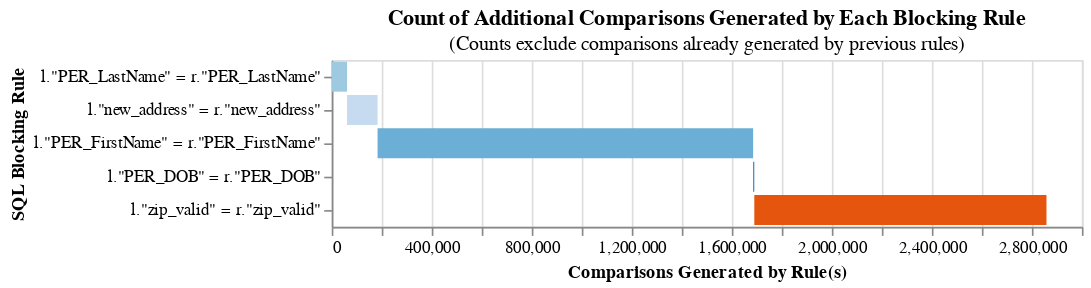

Write notebook code for a chart like this one.
### Code cell
from splink.duckdb.blocking_rule_library import block_on

blocking_rules = [
        block_on("PER_LastName"),
        block_on("new_address"),
        block_on("PER_FirstName"),
        block_on("PER_DOB"),
        block_on("zip_valid")
]
linker.cumulative_num_comparisons_from_blocking_rules_chart(blocking_rules)

### Figure 1 — Vega-Lite specification as saved in the notebook (floating-point values rounded to 4 significant figures)
{"config": {"view": {"continuousWidth": 300, "continuousHeight": 300}}, "data": {"name": "data-c5ee24d8dee26d284203ab0ec17376e2"}, "mark": "bar", "encoding": {"color": {"field": "rule", "legend": null, "scale": {"scheme": "category20c"}}, "order": {"field": "cumulative_rows"}, "tooltip": [{"field": "rule", "title": "SQL Condition", "type": "nominal"}, {"field": "row_count", "format": ",", "title": "Comparisons Generated", "type": "quantitative"}, {"field": "cumulative_rows", "format": ",", "title": "Cumulative Comparisons", "type": "quantitative"}, {"field": "cartesian", "format": ",", "title": "Cartesian Product of Input Data", "type": "quantitative"}, {"field": "reduction_ratio", "title": "Reduction Ratio (cumulative rows/cartesian product)", "type": "nominal"}], "x": {"field": "start", "title": "Comparisons Generated by Rule(s)", "type": "quantitative"}, "x2": {"field": "cumulative_rows"}, "y": {"field": "rule", "sort": ["-x2"], "title": "SQL Blocking Rule"}}, "height": {"step": 20}, "title": {"text": "Count of Additional Comparisons Generated by Each Blocking Rule", "subtitle": "(Counts exclude comparisons already generated by previous rules)"}, "width": 450, "$schema": "https://vega.github.io/schema/vega-lite/v5.9.3.json", "datasets": {"data-c5ee24d8dee26d284203ab0ec17376e2": [{"row_count": 61246, "rule": "l.\"PER_LastName\" = r.\"PER_LastName\"", "cumulative_rows": 61246, "cartesian": 49995000, "reduction_ratio": "The rolling reduction ratio with your given blocking rule(s) is 0.998775. This represents the reduction in the total number of comparisons due to your rule(s).", "start": 0}, {"row_count": 122095, "rule": "l.\"new_address\" = r.\"new_address\"", "cumulative_rows": 183341, "cartesian": 49995000, "reduction_ratio": "The rolling reduction ratio with your given blocking rule(s) is 0.996333. This represents the reduction in the total number of comparisons due to your rule(s).", "start": 61246}, {"row_count": 1501931, "rule": "l.\"PER_FirstName\" = r.\"PER_FirstName\"", "cumulative_rows": 1685272, "cartesian": 49995000, "reduction_ratio": "The rolling reduction ratio with your given blocking rule(s) is 0.966291. This represents the reduction in the total number of comparisons due to your rule(s).", "start": 183341}, {"row_count": 4689, "rule": "l.\"PER_DOB\" = r.\"PER_DOB\"", "cumulative_rows": 1689961, "cartesian": 49995000, "reduction_ratio": "The rolling reduction ratio with your given blocking rule(s) is 0.966197. This represents the reduction in the total number of comparisons due to your rule(s).", "start": 1685272}, {"row_count": 1168434, "rule": "l.\"zip_valid\" = r.\"zip_valid\"", "cumulative_rows": 2858395, "cartesian": 49995000, "reduction_ratio": "The rolling reduction ratio with your given blocking rule(s) is 0.942826. This represents the reduction in the total number of comparisons due to your rule(s).", "start": 1689961}]}}
